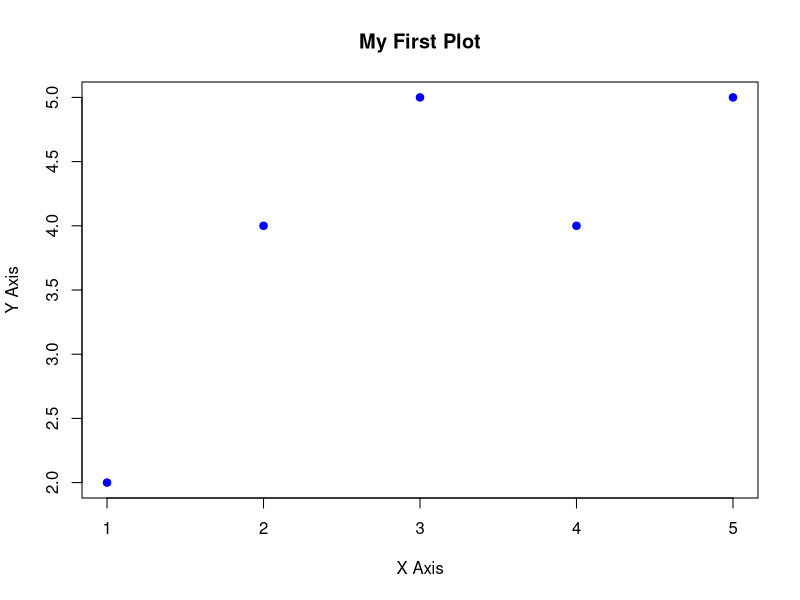
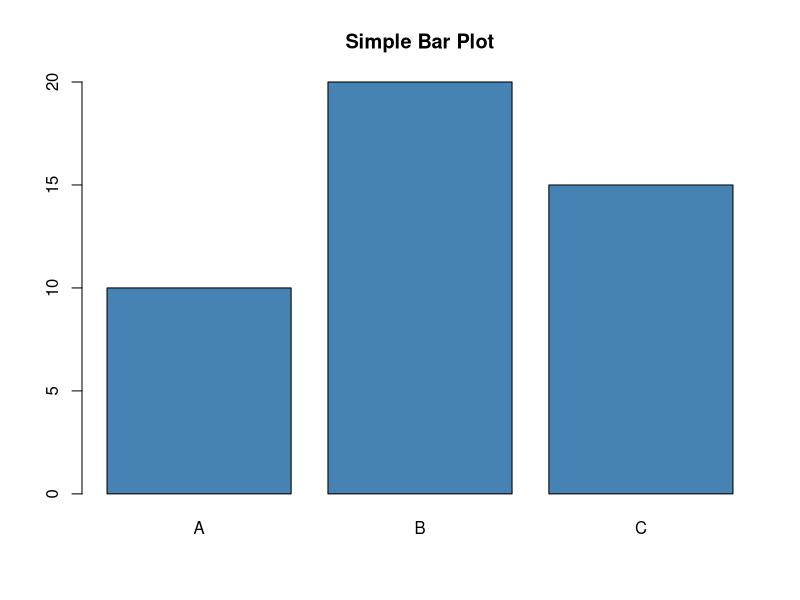
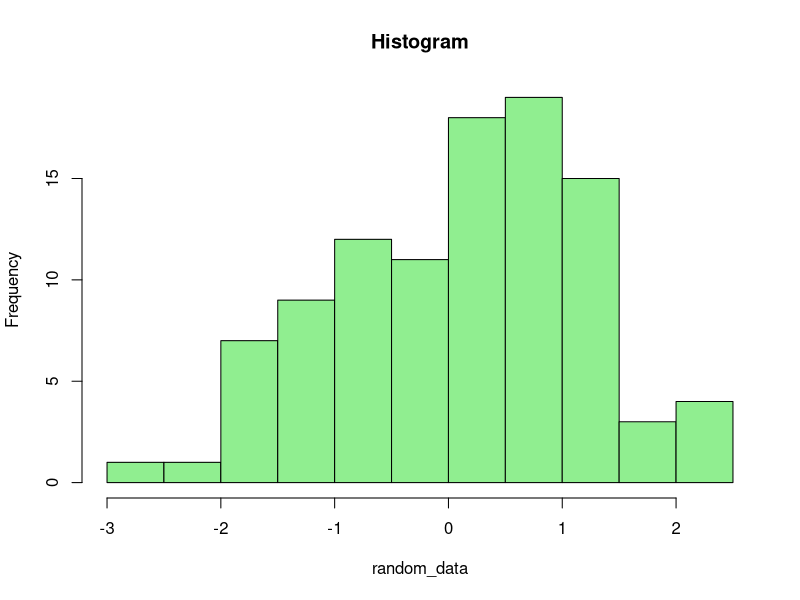

Write R code to recreate these figures, in order.
# ============================================
# R Basics for Beginners
# Getting Started with R Programming
# ============================================

# -----------------------------------------
# 1. BASIC ARITHMETIC
# -----------------------------------------

# R can work like a calculator
2 + 3         # Addition
10 - 4        # Subtraction
5 * 6         # Multiplication
20 / 4        # Division
2 ^ 3         # Exponentiation (2 to the power of 3)
17 %% 5       # Modulus (remainder after division)
17 %/% 5      # Integer division

# -----------------------------------------
# 2. VARIABLES
# -----------------------------------------

# Use <- to assign values to variables
x <- 10
y <- 5
z <- x + y
print(z)

# You can also use = but <- is preferred in R
name <- "Alice"
age <- 25

# Print variables
print(name)
print(age)

# -----------------------------------------
# 3. DATA TYPES
# -----------------------------------------

# Numeric
my_number <- 42.5
class(my_number)

# Integer
my_integer <- 10L
class(my_integer)

# Character (text/string)
my_text <- "Hello, R!"
class(my_text)

# Logical (TRUE/FALSE)
my_logical <- TRUE
class(my_logical)

# -----------------------------------------
# 4. VECTORS
# -----------------------------------------

# Vectors are the most basic data structure in R
# Create a vector using c() function

numbers <- c(1, 2, 3, 4, 5)
print(numbers)

fruits <- c("apple", "banana", "cherry")
print(fruits)

# Access elements (R uses 1-based indexing)
print(numbers[1])      # First element
print(numbers[3])      # Third element
print(fruits[2])       # Second fruit

# Vector operations
numbers * 2            # Multiply each element by 2
sum(numbers)           # Sum of all elements
mean(numbers)          # Average
length(numbers)        # Number of elements

# Create sequences
seq_1 <- 1:10                    # Numbers 1 to 10
seq_2 <- seq(0, 100, by = 10)    # 0, 10, 20, ... 100
seq_3 <- rep(5, times = 3)       # Repeat 5 three times

print(seq_1)
print(seq_2)
print(seq_3)

# -----------------------------------------
# 5. BASIC FUNCTIONS
# -----------------------------------------

# Built-in functions
sqrt(16)              # Square root
abs(-5)               # Absolute value
round(3.7)            # Round to nearest integer
round(3.14159, 2)     # Round to 2 decimal places
max(numbers)          # Maximum value
min(numbers)          # Minimum value

# Create your own function
add_two_numbers <- function(a, b) {
  result <- a + b
  return(result)
}

# Use the function
add_two_numbers(10, 20)

# -----------------------------------------
# 6. DATA FRAMES
# -----------------------------------------

# Data frames are like tables (rows and columns)
students <- data.frame(
  name = c("Alice", "Bob", "Carol"),
  age = c(20, 22, 21),
  grade = c(85, 90, 88)
)

print(students)

# Access columns
students$name          # Using $ notation
students[, "age"]      # Using bracket notation

# Access rows
students[1, ]          # First row
students[2, ]          # Second row

# Get specific value
students[1, "grade"]   # Alice's grade

# Summary of data
summary(students)

# -----------------------------------------
# 7. BASIC PLOTTING
# -----------------------------------------

# Simple scatter plot
x_values <- c(1, 2, 3, 4, 5)
y_values <- c(2, 4, 5, 4, 5)

plot(x_values, y_values,
     main = "My First Plot",
     xlab = "X Axis",
     ylab = "Y Axis",
     col = "blue",
     pch = 19)

# Bar plot
counts <- c(10, 20, 15)
names(counts) <- c("A", "B", "C")
barplot(counts,
        main = "Simple Bar Plot",
        col = "steelblue")

# Histogram
random_data <- rnorm(100)    # 100 random normal values
hist(random_data,
     main = "Histogram",
     col = "lightgreen",
     breaks = 10)

# -----------------------------------------
# 8. CONDITIONALS
# -----------------------------------------

# if-else statements
score <- 75

if (score >= 90) {
  print("Grade: A")
} else if (score >= 80) {
  print("Grade: B")
} else if (score >= 70) {
  print("Grade: C")
} else {
  print("Grade: F")
}

# -----------------------------------------
# 9. LOOPS
# -----------------------------------------

# for loop
for (i in 1:5) {
  print(paste("Iteration:", i))
}

# Loop through a vector
fruits <- c("apple", "banana", "cherry")
for (fruit in fruits) {
  print(paste("I like", fruit))
}

# while loop
count <- 1
while (count <= 3) {
  print(paste("Count is:", count))
  count <- count + 1
}

# -----------------------------------------
# 10. GETTING HELP
# -----------------------------------------

# Get help on a function
?mean
?plot

# Search for help
help.search("regression")

# Examples of a function
example(mean)

# ============================================
# End of R Basics Tutorial
# Practice these examples and experiment!
# ============================================
